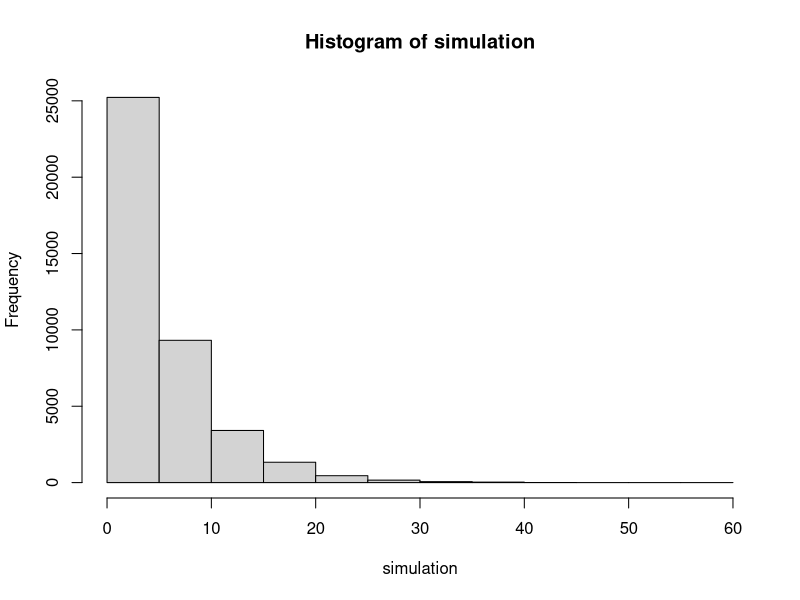
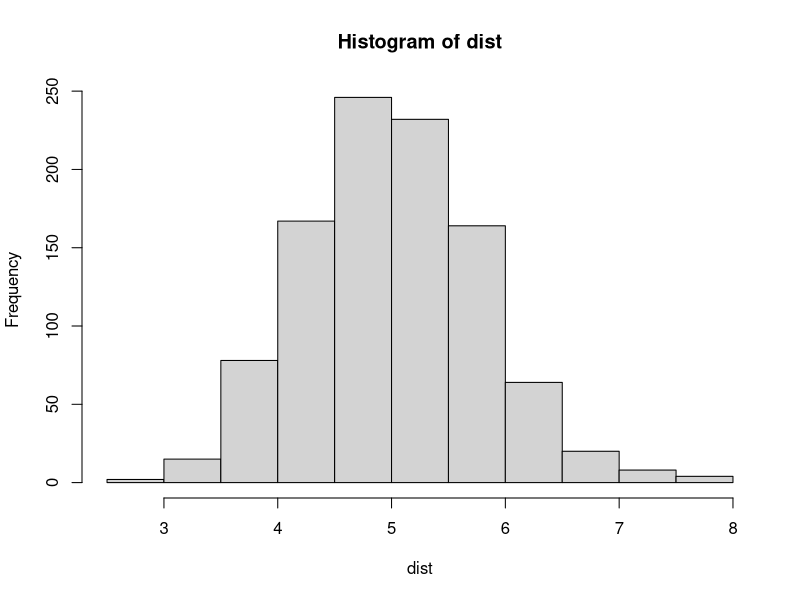
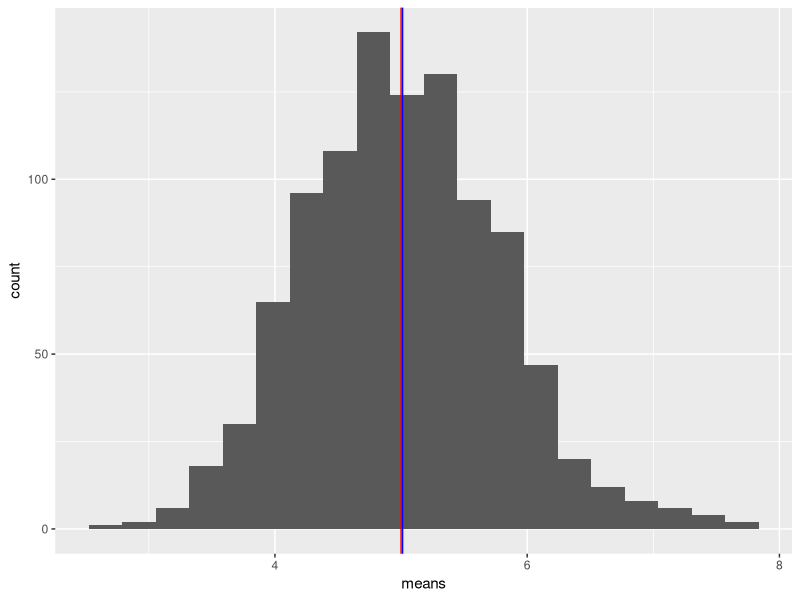
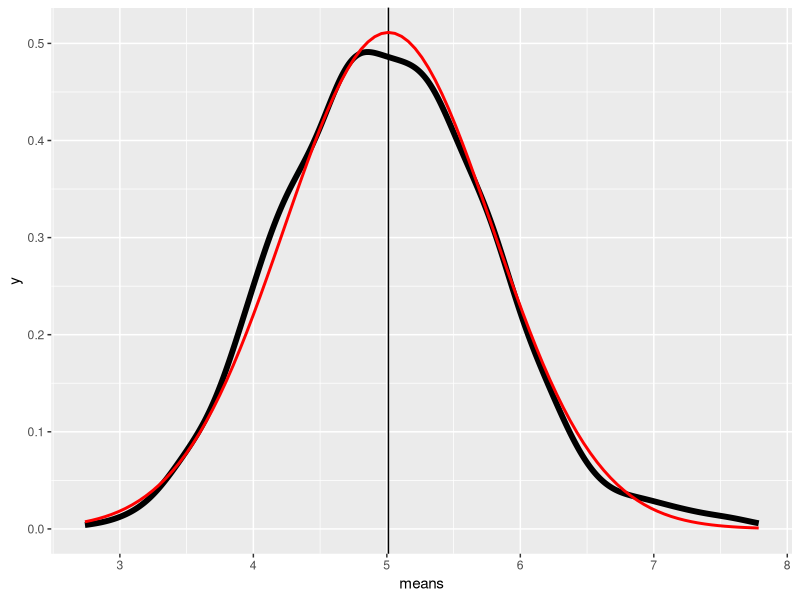

These figures' R source, in order:
## ---- chunk 1
knitr::opts_chunk$set(echo = TRUE)
library(ggplot2)
## ---- chunk 2
# make result reproducible
set.seed(123)
# number of simulations
nsim <- 1000
# exp distribution parameters
n <- 40; lambda <- 0.2
## ---- chunk 3
simulation <- rexp(n * nsim, lambda)
hist(simulation)
## ---- chunk 4
dist <- apply(matrix(simulation, nrow = nsim), 1, mean)
df <- data.frame(means = dist)

## ---- chunk 5
hist(dist)
summary(dist)
## ---- chunk 6
#calculate results
tmean <- 1 / lambda; beta <- tmean; tvar <- beta^2
## ---- chunk 7
means <- c(tmean, mean(dist))
names(means) <- c("Theoretical Mean", "Distribution Mean")
means
## ---- chunk 8
gg <- ggplot(df, aes(means)) + 
  geom_histogram(bins = 20) + 
  geom_vline(xintercept = tmean, color = "red") + 
  geom_vline(xintercept = mean(dist), color = "blue")
gg
## ---- chunk 9
variances <- c(tvar, var(simulation))
names(variances) <- c("Theoretical Var", "Distribution Var")
variances
## ---- chunk 10
tt <- t.test(dist, mu = tmean, conf.level = 0.95)
tt$estimate

tt$conf.int
## ---- chunk 11
gg <- ggplot(data = df, aes(means)) + 
  geom_density(color = "black", size = 2) +
  geom_vline(xintercept = mean(dist)) +
  stat_function(
    fun = dnorm, color = "red", size = 1,
    args = list(mean = mean(dist), sd = sd(dist))
  )
gg
